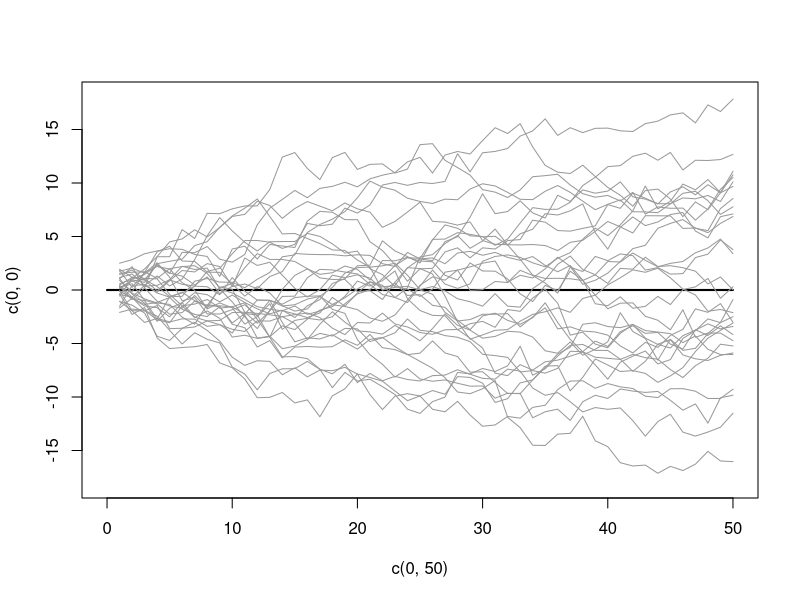
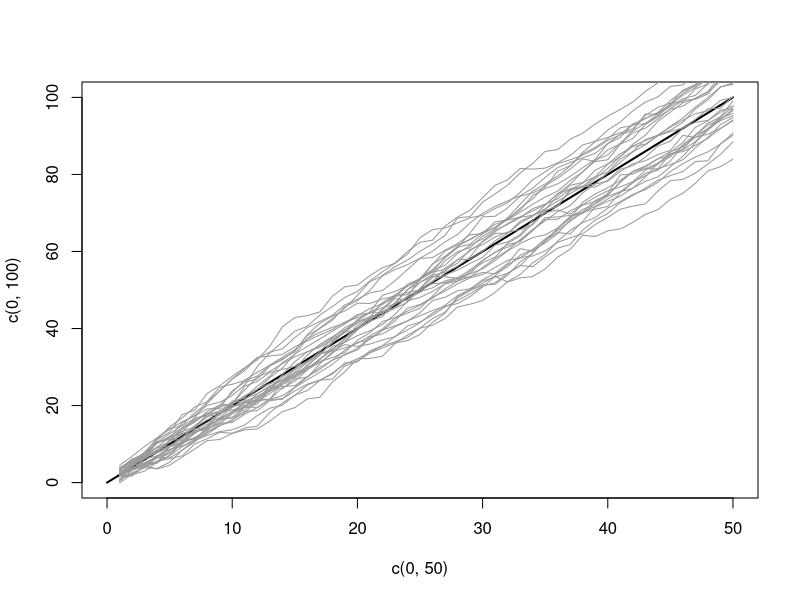
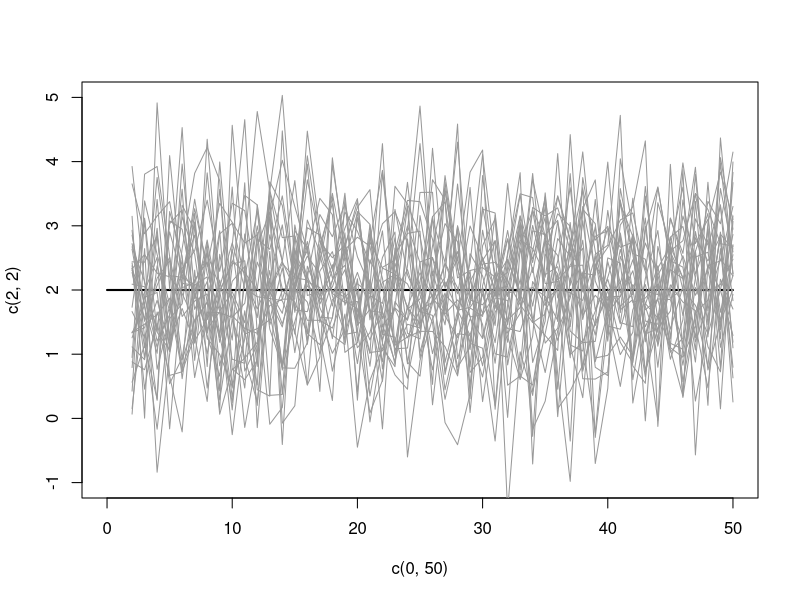

These charts were generated, in order, by the following R code:
## ---- chunk 1
knitr::opts_chunk$set(echo = TRUE)
## ---- chunk 2
set.seed(348546)
# initial graph
plot(c(0,50),c(0,0),type="l",lwd=2,ylim=c(-18,18))

# loop over draws
for(r in 1:30) {
  e <- rnorm(50) # i.i.d. standard normal shock
  y <- ts(cumsum(e)) # Random walk as cumulative sum of shocks
  lines(y, col=gray(.6)) # also display the development process
}
## ---- chunk 3
set.seed(348546)
plot(c(0,50),c(0,100),type="l",lwd=2)

for(r in 1:30) {
  e <- rnorm(50) 
  y <- ts(cumsum(2+e)) #今回driftは2とする
  lines(y, col=gray(.6))
}
## ---- chunk 4
set.seed(348546)
plot(c(0,50),c(2,2),type="l",lwd=2,ylim=c(-1,5)) #driftなければc(0,50),c(0,0)周り

for(r in 1:30) {
  e <- rnorm(50) 
  y <- ts(cumsum(2+e))
  FDy<-diff(y) #First Difference 
  lines(FDy, col=gray(.6))
}
